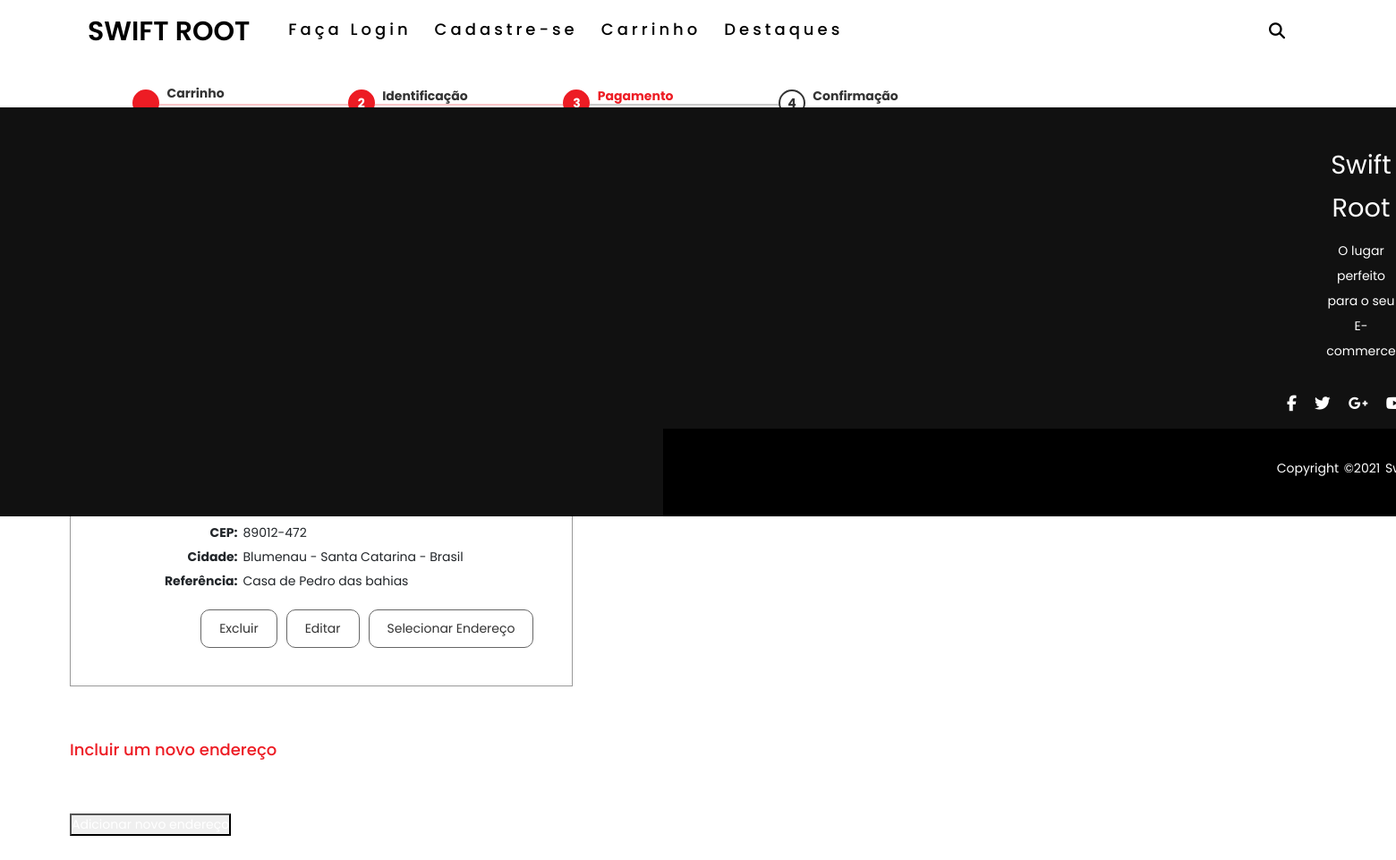
Page /account/endereco/ on the committed database.
### account/models.py (models this page shows)
class Endereco(models.Model):
    CHOICES = (
        ('A', 'Apartamento',),
        ('R', 'Residência',),
        ('C', 'Comercial',),
        ('O', 'Outro',),
    )
    usuario                 = models.ForeignKey(MyUser, on_delete=models.CASCADE, related_name='enderecos')
    nome                    = models.CharField(max_length=256, default=usuario)
    cep                     = models.CharField(max_length=10)
    rua                     = models.CharField(max_length=256)
    numero                  = models.IntegerField(default='0000')
    tipo                    = models.CharField(max_length=1, choices=CHOICES, default='O')
    bairro                  = models.CharField(max_length=256)
    cidade                  = models.CharField(max_length=256)
    estado                  = models.CharField(max_length=256)
    pais                    = models.CharField(max_length=256, default='Brasil')
    referencia              = models.CharField(max_length=256, default=(f'Casa de {usuario}'))

### account/views.py (the view)
# urls.py: path('endereco/', retorna_endereco, name='endereco')
def retorna_endereco(request):
    if request.method == 'POST':
        return search(request)
    else:
        form = SearchForm()
    dados = Endereco.objects.all()
    return render(request, 'registration/endereco.html', {'dados': dados, 'form': form})

### Ecommerce/forms.py
class SearchForm(forms.Form):
    result = forms.CharField(widget=forms.TextInput(attrs={'placeholder':"Type Something to Search...", 'type': 'search', 'class': 'search'}), label='')

### account/models.py (called while the page is built)
    def __str__(self):
        return self.nome_usuario

### templates/registration/endereco.html (shortened to what this page needs)
{% extends 'index.html' %}
{% load static %}
{% block content %}
<link rel="stylesheet" href="{% static 'css/checkout.css' %}">
<body>
	<section>
        <div class="wrapper">
            <div class="checkout">
                    <div class="navegador">
                    	<div class="check-carrinho"><div class="info-inativo">Carrinho</div></div>
                           	<hr class="linha-ativa">
                        <div class="check-ativo">2 <div class="info-inativo">Identificação</div></div>
                        	<hr class="linha-ativa">
                        <div class="check-ativo">3 <div class="info-ativo">Pagamento</div></div>
                        	<hr class="linha-inativa">
                        <div class="check-inativo">4 <div class="info-inativo">Confirmação</div></div>
                    </div>
            	  <div class="titulo">
                    <h1>Pagamento</h1>
                </div>
                <p class="novo-endereco">Meus Endereços</p>
                <div class="meus-enderecos">
                    {% for endereco in dados %}
                    <table width="100%" border="0" cellspacing="0" cellpadding="0">
                      <tr>
                        <td class="dados">
                          <table>
                            <tr>
                              <td align="right"><b>Nome do Endereço:</b></td>
                              <br><td>{{endereco.nome}}</td>
                            </tr>
                            <tr>
                            <tr>
                              <td align="right"><b>Destinatario:</b></td>
                              <td>{{endereco.usuario}}</td>
                            </tr>
                            <tr>
                              <td align="right"><b>Endereço:</b></td>
                              <td>{{endereco.rua}}, {{endereco.numero}}</td>
                            </tr>
                            <tr>
                              <td align="right"><b>Bairro:</b></td>
                              <td>{{endereco.bairro}}</td>
                            </tr>
                            <tr>
                              <td align="right"><b>CEP:</b></td>
                              <td>{{endereco.cep}}</td>
                            </tr>
                            <tr>
                              <td align="right"><b>Cidade:</b></td>
                              <td>{{endereco.cidade}} - {{endereco.estado}} - {{endereco.pais}}</td>
                            </tr>
                            <tr>
                              <td align="right"><b>Referência:</b></td>
                              <td>{{endereco.referencia}}</td>
                            </tr>
                         </table>
                        </td>
                      </tr>
                    </table>
                      <input type="submit" value="Selecionar Endereço">
                      <input type="submit" value="Editar">
                      <input type="submit" value="Excluir">
                    {% endfor %}
                </div>
                <div class="novo-endereco">
                  <h2>Incluir um novo endereço</h2>
                  <button value="#"><a href="{% url 'account:cadastrar_endereco' %}">Adicionar novo endereço</a></button>
                </div>
		</div>
         </div>
    </section>
</body>
{% endblock %}

### static/css/style.css (style rules this page uses)
:root { --font: "Ubuntu", sans-serif; --preto: #1a1a1a; }
* { padding: 0px; margin: 0px; }
a { text-decoration: none; color: rgb(255, 255, 255); }
body { background-color: #FFFFFF; }

### static/css/style-nav.css (style rules this page uses)
:root { --corPrimaria: #8DA242; --corSecundaria: #A7BC5B; --corBackground: #FFFFFF; --corFont: black; }
* { margin: 0; padding: 0; box-sizing: border-box; text-decoration: none; font-family: 'Poppins', sans-serif; }
a { text-decoration: none; height: 100%; }
.wrapper { background: #FFFFFF; margin: 0 auto; z-index: 1; }

### static/css/checkout.css (style rules this page uses)
.wrapper { width: 100%; }
html, body, div, span, applet, object, iframe,h1, h2, h3, h4, h5, h6, p, blockquote, pre,a, abbr, acronym, address, big, cite, code,del, dfn, em, img, ins, kbd, q, s, samp,small, strike, strong, sub, sup, tt, var,b, u, i, center,dl, dt, dd, ol, ul, li,fieldset, form, label, legend,table, caption, tbody, tfoot, thead, tr, th, td,article, aside, canvas, details, embed, figure, figcaption, footer, header, hgroup,menu, nav, output, ruby, section, summary,time, mark, audio, video, select { margin: 0; padding: 0; border: 0; font-size: 100%; vertical-align: baseline; outline:none; }
body { font-family: 'OpenSans', sans-serif; font-size: 14px; }
table { border-collapse: separate; border-spacing: 0; }
header, section, nav, article, aside, footer { display:block; }
.wrapper { width:100%; margin: 0 auto; padding-right: 5%; padding-left: 5%; }
p { padding:0 0 10px 0; }
hr { width:auto; height:1px; border:solid 0px; background:#ccc; }
a { text-decoration:none; -webkit-transition:background 0.5s ease-out; -moz-transition:background 0.5s ease-out; -o-transition:background 0.5s ease-out; -ms-transition:background 0.5s ease-out; transition:background 0.5s ease-out; }
.checkout { float:left; width:100%; margin:0 0 10% 0; }
.checkout .titulo { float:left; width:100%; height:100px; font-size:21px; color:#333; font-weight:bold; }
.checkout .titulo h1 { margin:12px 0 0 12px; float:left; }
.checkout .navegador { width:75%; height:100px; float:left; margin:30px 0 30px 5%; }
.checkout .navegador .check-carrinho { width:30px; height:30px; position:relative; float:left; border:solid 2px #ed1c24; border-radius:100%; background: url(../../imagens/layout/checkout/icon-passo-a-passo.png) no-repeat 50% 50% #ed1c24; }
.checkout .navegador .check-ativo { width:30px; height:30px; position:relative; float:left; border:solid 2px #ed1c24; border-radius:100%; background:#ed1c24; color:#fff; text-align:center; font-weight:bold; font-size:14px; line-height: 26px; }
.checkout .navegador .check-inativo { width:30px; height:30px; position:relative; float:left; border:solid 2px #333; border-radius:100%; background:#fff; color:#333; text-align:center; font-weight:bold; font-size:14px; line-height: 26px; }
.checkout .navegador hr.linha-ativa { width:20%; height:2px; border:solid 0px; background:#ed1c24; float:left; margin:16px 0 0 0; }
.checkout .navegador hr.linha-inativa { width:20%; height:2px; border:solid 0px; background:#333333; float:left; margin:16px 0 0 0; }
.checkout .navegador .info-inativo { position:absolute; top:-30%; left:140%; font-size:14px; color:#333; font-weight:bold; }
.checkout .navegador .info-ativo { position:absolute; top:-30%; left:140%; font-size:14px; color:#ed1c24; font-weight:bold; }
.checkout .meus-enderecos { width:40%; float: left; border: solid 1px #999; padding: 3%; margin:0 20px 0 0; }
.checkout .meus-enderecos td { padding: 3px; }
.checkout .meus-enderecos input[type="submit"] { width:auto; padding: 10px 20px 10px 20px; background: #fff; border-radius:10px; color: #333; margin: 15px 0 0 10px; cursor: pointer; float: right; border: solid 1px #666; }
.checkout .novo-endereco { width: 100%; float: left; margin:40px 0 0 0; }
.checkout .novo-endereco h2 { color:#ed1c24; margin:20px 0 60px 0; font-size: 18px }
.checkout p.novo-endereco { color:#ed1c24; margin:20px 0 20px 0; font-size: 18px; font-weight: 700; }

### static/css/style-footer.css (style rules this page uses)
* { margin: 0; padding: 0; box-sizing: border-box; }

### rows in the picture
Endereco: cep "89012-472", cidade "Blumenau", estado "Santa Catarina", pais "Brasil", referencia "Casa de Pedro das bahias"
